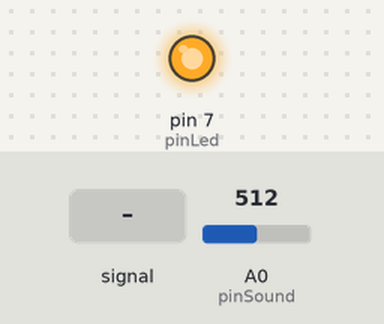
A sketch run on a simulated Arduino Uno, built with avr-gcc and run on an emulated ATmega328P. Shown: output pins drawn as LEDs (lit = HIGH). The inputs (shaded band) are chosen by the test bench; at power-on: A0 (pinSound) = 512.

Above: at 1.2 s.
1.3 s: A0 (pinSound) fed a 200 Hz sine of ±81 counts around its level
At 2.5 s:
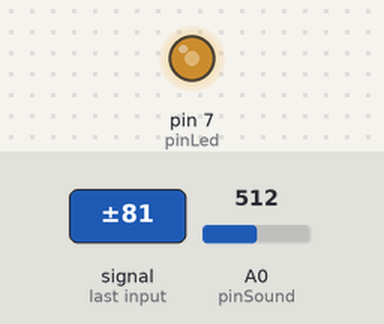
2.8 s: A0 (pinSound) set to 716
At 3.5 s:
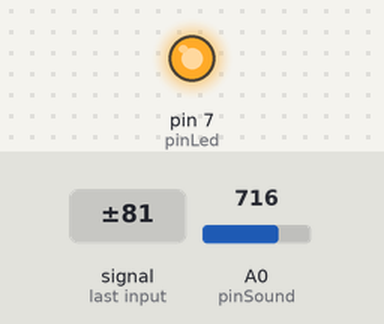
4.3 s: A0 (pinSound) fed a 1000 Hz sine of ±255 counts around its level
At 4.7 s:
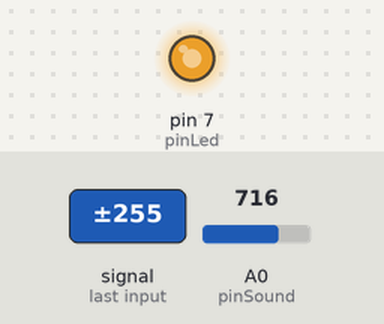
5.8 s: A0 (pinSound) set to 519
At 6.6 s:
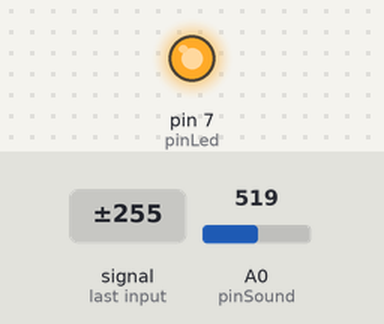
7.3 s: A0 (pinSound) set to 489
At 7.8 s:
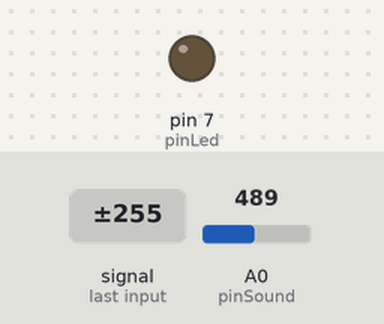
8.8 s: A0 (pinSound) fed a 50 Hz sine of ±306 counts around its level
Timing chart, 0 to 11.4 s (numbered marks = the images above; inputs shaded):
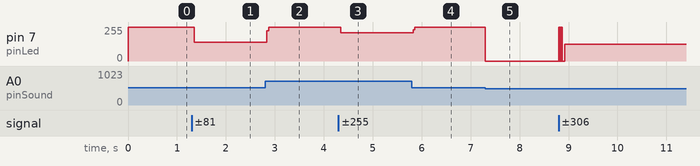

The sketch:

Sound_Sensor.ino
```cpp
// demo of Starter Kit V2.0 - Grove Sound Sensor
// when sound larger than a certain value, led will on

const int pinSound = A0;               // pin of Sound Sensor
const int pinLed   = 7;                // pin of LED

int thresholdValue = 500;                 // the threshold to turn on or off the LED

void setup()
{
    pinMode(pinLed, OUTPUT);            //set the LED on Digital 12 as an OUTPUT
}

void loop()
{
    int sensorValue = analogRead(pinSound);   //read the sensorValue on Analog 0
    if(sensorValue>thresholdValue)
    digitalWrite(pinLed,HIGH);
    else
    digitalWrite(pinLed,LOW);
}
```

Measured:
- the behaviour switches between 501 and 500 on A0 (pinSound) (found by bisection; images 4 and 5)
- after the input at 1.3 s, pin 7 (pinLed): 255/255 → 139/255 after 0.05 s
- after the input at 2.8 s, pin 7 (pinLed): 139/255 → 255/255 at once
- after the input at 4.3 s, pin 7 (pinLed): 255/255 → 211/255 at once
- after the input at 5.8 s, pin 7 (pinLed): 211/255 → 255/255 at once
- after the input at 7.3 s, pin 7 (pinLed): 255/255 → 0/255 at once
